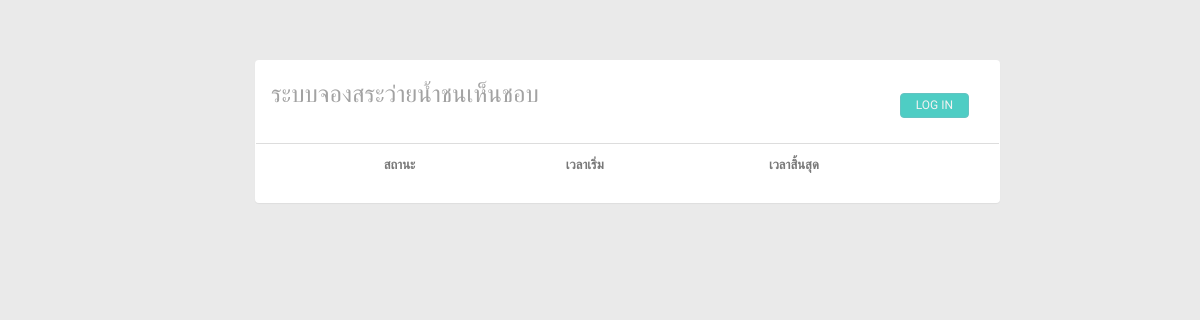
The app's page /manage/index.php, older data.
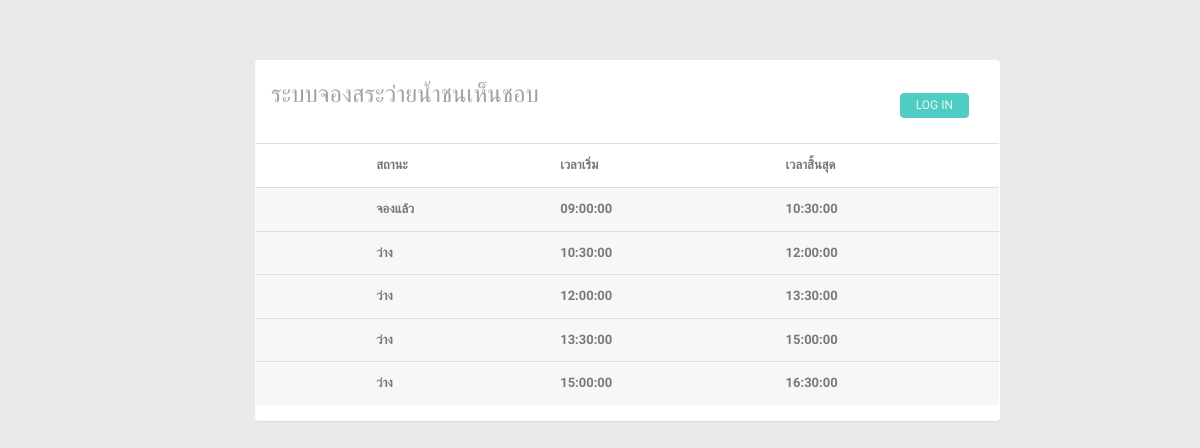
The same page, newer data.
### tables this page shows
CREATE TABLE `poolstatus` (
  `PoolStatus_ID` int(11) NOT NULL,
  `PoolStatus_OpenTime` time NOT NULL,
  `PoolStatus_CloseTime` time NOT NULL,
  `PoolStatus_Status` varchar(10) NOT NULL,
  `User_ID` varchar(3) NOT NULL
);

### manage/index.php (the view, shortened to what this page needs)
<!DOCTYPE html>
<html lang="en">
<?php include "../connect.php";
?>
<head>
  <link href="lib/bootstrap/css/bootstrap.min.css" rel="stylesheet">
  <link href="lib/font-awesome/css/font-awesome.css" rel="stylesheet" />
  <link href="css/style.css" rel="stylesheet">
  <link href="css/style-responsive.css" rel="stylesheet">
</head>
<body>
  <section id="container">
    <header class="header white-bg">
      <section id="main-content">
        <section class="wrapper">
          <div class="col-sm-10">
            <section class="panel">
              <header class="panel-heading wht-bg">
                <h4 class="gen-case">
                  ระบบจองสระว่ายน้ำชนเห็นชอบ
                  <form action="#" class="pull-right mail-src-position">
                      <div class="top-menu">
                        <ul class="nav pull-right top-menu">
                          <li><a class="logout" href="login.php">Log in</a></li>
                        </ul>
                      </div>
                  </form>
                </h4>
              </header>
              <div class="panel-body minimal">
                <div class="table-inbox-wrap ">
                  <table class="table table-inbox table-hover">
                    <tbody>
                    <tr class="">
                        <td class="inbox-small-cells">
                        </td>
                        <td ></td>
                        <td class="view-message"><b>สถานะ</b></td>
                        <td class="view-message"><b>เวลาเริ่ม</b></td>
                        <td class="view-message"><b>เวลาสิ้นสุด</b></td>
                      </tr>
                      <?php
                      $stmt = $pdo->prepare("SELECT * FROM poolstatus");
                      $stmt->execute();
                      while ($row = $stmt->fetch()) {
                      ?>
                        <tr class="unread">
                          <td class="inbox-small-cells">
                          </td>
                          <td class="inbox-small-cells"></td>
                          <td class="view-message  dont-show"><?= $row["PoolStatus_Status"] ?></td>
                          <td class="view-message "><?= $row["PoolStatus_OpenTime"] ?></td>
                          <td class="view-message "><?= $row["PoolStatus_CloseTime"] ?></td>
                        </tr>
                      <?php } ?>
                    </tbody>
                  </table>
                </div>
              </div>
            </section>
          </div>
        </section>
      </section>
  </section>
</body>
</html>

### manage/css/style.css (style rules this page uses)
body { color: #797979; background: #eaeaea; font-family: 'Ruda', sans-serif; padding: 0px !important; margin: 0px !important; font-size:13px; }
ul li { list-style: none; }
a, a:hover, a:focus { text-decoration: none; outline: none; }
#container { width: 100%; height: 100%; }
ul.top-menu > li > .logout { color: #f2f2f2; font-size: 12px; border-radius: 4px; -webkit-border-radius: 4px; border: 1px solid #64c3c2 !important; padding: 5px 15px; margin-right: 15px; background: #4ECDC4; margin-top: 15px; }
#main-content { margin-left: 210px; }
.header, .footer { min-height: 60px; padding: 0 15px; }
.header { position: fixed; left: 0; right: 0; z-index: 1002; }
.wrapper { display: inline-block; margin-top: 60px; padding-left: 15px; padding-right: 15px; padding-bottom: 15px; padding-top: 0px; width: 100%; }
#top_menu .nav > li, ul.top-menu > li { float: left; }
ul.top-menu > li > a { color: #666666; font-size: 16px; border-radius: 4px; -webkit-border-radius: 4px; border:1px solid #666666 !important; padding: 2px 6px; margin-right: 15px; }
.panel-heading .nav { border: medium none; font-size: 13px; margin-left: 0px; margin-right: 0px; text-transform: uppercase; }
.mail-src-position { margin-top:-3px; }
.wht-bg { background:#fff; }
.wht-bg h4 { font-size:24px; color:#a2a2a2; font-weight:300; }
.table-inbox-wrap { margin:0 -15px; }
.table-inbox { margin:0; }
.table-inbox tr td { padding:12px !important; }
.table-inbox tr td:first-child { width:5%; }
.table-inbox tr.unread td { font-weight:600; background:#f7f7f7; }

Row changes from the older to the newer data that the page shows:
added poolstatus: PoolStatus_Status "จองแล้ว", PoolStatus_OpenTime "09:00:00", PoolStatus_CloseTime "10:30:00"
added poolstatus: PoolStatus_Status "ว่าง", PoolStatus_OpenTime "10:30:00", PoolStatus_CloseTime "12:00:00"
added poolstatus: PoolStatus_Status "ว่าง", PoolStatus_OpenTime "12:00:00", PoolStatus_CloseTime "13:30:00"
added poolstatus: PoolStatus_Status "ว่าง", PoolStatus_OpenTime "13:30:00", PoolStatus_CloseTime "15:00:00"
added poolstatus: PoolStatus_Status "ว่าง", PoolStatus_OpenTime "15:00:00", PoolStatus_CloseTime "16:30:00"
